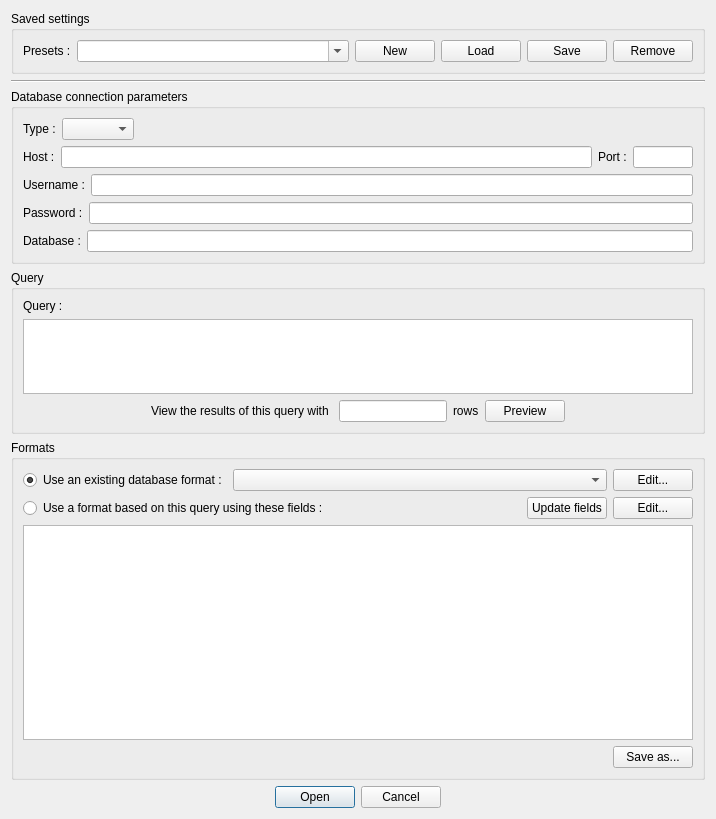
<?xml version="1.0" encoding="UTF-8"?>
<ui version="4.0">
 <class>DbParams</class>
 <widget class="QDialog" name="DbParams">
  <property name="geometry">
   <rect>
    <x>0</x>
    <y>0</y>
    <width>716</width>
    <height>819</height>
   </rect>
  </property>
  <property name="windowTitle">
   <string>Dialog</string>
  </property>
  <layout class="QVBoxLayout" name="verticalLayout">
   <item>
    <widget class="QGroupBox" name="groupBox">
     <property name="sizePolicy">
      <sizepolicy hsizetype="Preferred" vsizetype="Maximum">
       <horstretch>0</horstretch>
       <verstretch>0</verstretch>
      </sizepolicy>
     </property>
     <property name="title">
      <string>Saved settings</string>
     </property>
     <property name="flat">
      <bool>false</bool>
     </property>
     <property name="checkable">
      <bool>false</bool>
     </property>
     <layout class="QHBoxLayout" name="horizontalLayout_2">
      <item>
       <layout class="QHBoxLayout" name="horizontalLayout">
        <item>
         <widget class="QLabel" name="label">
          <property name="sizePolicy">
           <sizepolicy hsizetype="Maximum" vsizetype="Maximum">
            <horstretch>0</horstretch>
            <verstretch>0</verstretch>
           </sizepolicy>
          </property>
          <property name="text">
           <string>Presets :</string>
          </property>
         </widget>
        </item>
        <item>
         <widget class="QComboBox" name="_combo_preset">
          <property name="sizePolicy">
           <sizepolicy hsizetype="MinimumExpanding" vsizetype="Fixed">
            <horstretch>0</horstretch>
            <verstretch>0</verstretch>
           </sizepolicy>
          </property>
          <property name="editable">
           <bool>true</bool>
          </property>
         </widget>
        </item>
        <item>
         <widget class="QPushButton" name="_btn_new">
          <property name="sizePolicy">
           <sizepolicy hsizetype="Maximum" vsizetype="Fixed">
            <horstretch>0</horstretch>
            <verstretch>0</verstretch>
           </sizepolicy>
          </property>
          <property name="text">
           <string>New</string>
          </property>
         </widget>
        </item>
        <item>
         <widget class="QPushButton" name="_btn_load">
          <property name="text">
           <string>Load</string>
          </property>
         </widget>
        </item>
        <item>
         <widget class="QPushButton" name="_btn_save">
          <property name="sizePolicy">
           <sizepolicy hsizetype="Maximum" vsizetype="Fixed">
            <horstretch>0</horstretch>
            <verstretch>0</verstretch>
           </sizepolicy>
          </property>
          <property name="text">
           <string>Save</string>
          </property>
         </widget>
        </item>
        <item>
         <widget class="QPushButton" name="_btn_remove">
          <property name="text">
           <string>Remove</string>
          </property>
         </widget>
        </item>
       </layout>
      </item>
     </layout>
    </widget>
   </item>
   <item>
    <widget class="Line" name="line">
     <property name="orientation">
      <enum>Qt::Horizontal</enum>
     </property>
    </widget>
   </item>
   <item>
    <widget class="QGroupBox" name="groupBox_2">
     <property name="sizePolicy">
      <sizepolicy hsizetype="Minimum" vsizetype="Maximum">
       <horstretch>0</horstretch>
       <verstretch>0</verstretch>
      </sizepolicy>
     </property>
     <property name="title">
      <string>Database connection parameters</string>
     </property>
     <layout class="QVBoxLayout" name="verticalLayout_2">
      <item>
       <layout class="QHBoxLayout" name="horizontalLayout_11">
        <item>
         <widget class="QLabel" name="label_9">
          <property name="sizePolicy">
           <sizepolicy hsizetype="Maximum" vsizetype="Maximum">
            <horstretch>0</horstretch>
            <verstretch>0</verstretch>
           </sizepolicy>
          </property>
          <property name="text">
           <string>Type :</string>
          </property>
         </widget>
        </item>
        <item>
         <widget class="QComboBox" name="_combo_type">
          <property name="sizePolicy">
           <sizepolicy hsizetype="Maximum" vsizetype="Fixed">
            <horstretch>0</horstretch>
            <verstretch>0</verstretch>
           </sizepolicy>
          </property>
         </widget>
        </item>
        <item>
         <spacer name="horizontalSpacer_5">
          <property name="orientation">
           <enum>Qt::Horizontal</enum>
          </property>
          <property name="sizeHint" stdset="0">
           <size>
            <width>40</width>
            <height>20</height>
           </size>
          </property>
         </spacer>
        </item>
       </layout>
      </item>
      <item>
       <layout class="QHBoxLayout" name="horizontalLayout_3">
        <item>
         <widget class="QLabel" name="label_2">
          <property name="sizePolicy">
           <sizepolicy hsizetype="Maximum" vsizetype="Maximum">
            <horstretch>0</horstretch>
            <verstretch>0</verstretch>
           </sizepolicy>
          </property>
          <property name="text">
           <string>Host :</string>
          </property>
         </widget>
        </item>
        <item>
         <widget class="QLineEdit" name="_txt_host"/>
        </item>
        <item>
         <widget class="QLabel" name="label_3">
          <property name="sizePolicy">
           <sizepolicy hsizetype="Maximum" vsizetype="Maximum">
            <horstretch>0</horstretch>
            <verstretch>0</verstretch>
           </sizepolicy>
          </property>
          <property name="text">
           <string>Port :</string>
          </property>
         </widget>
        </item>
        <item>
         <widget class="QLineEdit" name="_txt_port">
          <property name="sizePolicy">
           <sizepolicy hsizetype="Maximum" vsizetype="Fixed">
            <horstretch>0</horstretch>
            <verstretch>0</verstretch>
           </sizepolicy>
          </property>
          <property name="maximumSize">
           <size>
            <width>60</width>
            <height>16777215</height>
           </size>
          </property>
         </widget>
        </item>
       </layout>
      </item>
      <item>
       <layout class="QHBoxLayout" name="horizontalLayout_4">
        <item>
         <widget class="QLabel" name="label_4">
          <property name="sizePolicy">
           <sizepolicy hsizetype="Maximum" vsizetype="Maximum">
            <horstretch>0</horstretch>
            <verstretch>0</verstretch>
           </sizepolicy>
          </property>
          <property name="text">
           <string>Username :</string>
          </property>
         </widget>
        </item>
        <item>
         <widget class="QLineEdit" name="_txt_user"/>
        </item>
       </layout>
      </item>
      <item>
       <layout class="QHBoxLayout" name="horizontalLayout_5">
        <item>
         <widget class="QLabel" name="label_5">
          <property name="sizePolicy">
           <sizepolicy hsizetype="Maximum" vsizetype="Maximum">
            <horstretch>0</horstretch>
            <verstretch>0</verstretch>
           </sizepolicy>
          </property>
          <property name="text">
           <string>Password :</string>
          </property>
         </widget>
        </item>
        <item>
         <widget class="QLineEdit" name="_txt_pwd">
          <property name="echoMode">
           <enum>QLineEdit::Password</enum>
          </property>
          <property name="placeholderText">
           <string notr="true"/>
          </property>
         </widget>
        </item>
       </layout>
      </item>
      <item>
       <layout class="QHBoxLayout" name="horizontalLayout_6">
        <item>
         <widget class="QLabel" name="label_10">
          <property name="text">
           <string>Database :</string>
          </property>
         </widget>
        </item>
        <item>
         <widget class="QLineEdit" name="_txt_dbname"/>
        </item>
       </layout>
      </item>
     </layout>
    </widget>
   </item>
   <item>
    <widget class="QGroupBox" name="groupBox_3">
     <property name="title">
      <string>Query</string>
     </property>
     <layout class="QVBoxLayout" name="verticalLayout_3">
      <item>
       <widget class="QLabel" name="label_6">
        <property name="sizePolicy">
         <sizepolicy hsizetype="Maximum" vsizetype="Maximum">
          <horstretch>0</horstretch>
          <verstretch>0</verstretch>
         </sizepolicy>
        </property>
        <property name="text">
         <string>Query :</string>
        </property>
       </widget>
      </item>
      <item>
       <widget class="QPlainTextEdit" name="_txt_query">
        <property name="sizePolicy">
         <sizepolicy hsizetype="Expanding" vsizetype="Fixed">
          <horstretch>0</horstretch>
          <verstretch>0</verstretch>
         </sizepolicy>
        </property>
        <property name="maximumSize">
         <size>
          <width>16777215</width>
          <height>75</height>
         </size>
        </property>
       </widget>
      </item>
      <item>
       <layout class="QHBoxLayout" name="horizontalLayout_7">
        <item>
         <spacer name="horizontalSpacer_2">
          <property name="orientation">
           <enum>Qt::Horizontal</enum>
          </property>
          <property name="sizeHint" stdset="0">
           <size>
            <width>40</width>
            <height>20</height>
           </size>
          </property>
         </spacer>
        </item>
        <item>
         <widget class="QLabel" name="label_8">
          <property name="sizePolicy">
           <sizepolicy hsizetype="Maximum" vsizetype="Maximum">
            <horstretch>0</horstretch>
            <verstretch>0</verstretch>
           </sizepolicy>
          </property>
          <property name="text">
           <string>View the results of this query with </string>
          </property>
         </widget>
        </item>
        <item>
         <widget class="QLineEdit" name="_txt_nrows">
          <property name="sizePolicy">
           <sizepolicy hsizetype="Maximum" vsizetype="Maximum">
            <horstretch>0</horstretch>
            <verstretch>0</verstretch>
           </sizepolicy>
          </property>
         </widget>
        </item>
        <item>
         <widget class="QLabel" name="label_7">
          <property name="sizePolicy">
           <sizepolicy hsizetype="Maximum" vsizetype="Maximum">
            <horstretch>0</horstretch>
            <verstretch>0</verstretch>
           </sizepolicy>
          </property>
          <property name="text">
           <string>rows</string>
          </property>
         </widget>
        </item>
        <item>
         <widget class="QPushButton" name="_btn_query_preview">
          <property name="sizePolicy">
           <sizepolicy hsizetype="Maximum" vsizetype="Maximum">
            <horstretch>0</horstretch>
            <verstretch>0</verstretch>
           </sizepolicy>
          </property>
          <property name="text">
           <string>Preview</string>
          </property>
         </widget>
        </item>
        <item>
         <spacer name="horizontalSpacer">
          <property name="orientation">
           <enum>Qt::Horizontal</enum>
          </property>
          <property name="sizeHint" stdset="0">
           <size>
            <width>40</width>
            <height>20</height>
           </size>
          </property>
         </spacer>
        </item>
       </layout>
      </item>
     </layout>
    </widget>
   </item>
   <item>
    <widget class="QGroupBox" name="groupBox_4">
     <property name="title">
      <string>Formats</string>
     </property>
     <layout class="QVBoxLayout" name="verticalLayout_4">
      <item>
       <layout class="QHBoxLayout" name="horizontalLayout_8">
        <item>
         <widget class="QRadioButton" name="_radio_use_existing">
          <property name="sizePolicy">
           <sizepolicy hsizetype="Maximum" vsizetype="Maximum">
            <horstretch>0</horstretch>
            <verstretch>0</verstretch>
           </sizepolicy>
          </property>
          <property name="text">
           <string>Use an existing database format :</string>
          </property>
          <property name="checked">
           <bool>true</bool>
          </property>
         </widget>
        </item>
        <item>
         <widget class="QComboBox" name="_combo_formats"/>
        </item>
        <item>
         <widget class="QPushButton" name="_btn_edit_existing">
          <property name="sizePolicy">
           <sizepolicy hsizetype="Maximum" vsizetype="Maximum">
            <horstretch>0</horstretch>
            <verstretch>0</verstretch>
           </sizepolicy>
          </property>
          <property name="text">
           <string>Edit...</string>
          </property>
         </widget>
        </item>
       </layout>
      </item>
      <item>
       <layout class="QHBoxLayout" name="horizontalLayout_10">
        <item>
         <widget class="QRadioButton" name="_radio_new_format">
          <property name="text">
           <string>Use a format based on this query using these fields :</string>
          </property>
         </widget>
        </item>
        <item>
         <widget class="QPushButton" name="_btn_update_fields">
          <property name="sizePolicy">
           <sizepolicy hsizetype="Maximum" vsizetype="Maximum">
            <horstretch>0</horstretch>
            <verstretch>0</verstretch>
           </sizepolicy>
          </property>
          <property name="text">
           <string>Update fields</string>
          </property>
         </widget>
        </item>
        <item>
         <widget class="QPushButton" name="_btn_edit_new">
          <property name="sizePolicy">
           <sizepolicy hsizetype="Maximum" vsizetype="Fixed">
            <horstretch>0</horstretch>
            <verstretch>0</verstretch>
           </sizepolicy>
          </property>
          <property name="text">
           <string>Edit...</string>
          </property>
         </widget>
        </item>
       </layout>
      </item>
      <item>
       <widget class="QTableWidget" name="_table_fields">
        <property name="sizePolicy">
         <sizepolicy hsizetype="Expanding" vsizetype="Expanding">
          <horstretch>0</horstretch>
          <verstretch>0</verstretch>
         </sizepolicy>
        </property>
        <property name="editTriggers">
         <set>QAbstractItemView::NoEditTriggers</set>
        </property>
        <property name="dragDropOverwriteMode">
         <bool>false</bool>
        </property>
       </widget>
      </item>
      <item>
       <layout class="QHBoxLayout" name="horizontalLayout_9">
        <item>
         <spacer name="horizontalSpacer_3">
          <property name="orientation">
           <enum>Qt::Horizontal</enum>
          </property>
          <property name="sizeHint" stdset="0">
           <size>
            <width>40</width>
            <height>20</height>
           </size>
          </property>
         </spacer>
        </item>
        <item>
         <widget class="QPushButton" name="_btn_saveas">
          <property name="text">
           <string>Save as...</string>
          </property>
         </widget>
        </item>
       </layout>
      </item>
     </layout>
    </widget>
   </item>
   <item>
    <widget class="QDialogButtonBox" name="buttonBox">
     <property name="orientation">
      <enum>Qt::Horizontal</enum>
     </property>
     <property name="standardButtons">
      <set>QDialogButtonBox::Cancel|QDialogButtonBox::Open</set>
     </property>
     <property name="centerButtons">
      <bool>true</bool>
     </property>
    </widget>
   </item>
  </layout>
 </widget>
 <resources/>
 <connections>
  <connection>
   <sender>buttonBox</sender>
   <signal>accepted()</signal>
   <receiver>DbParams</receiver>
   <slot>accept()</slot>
   <hints>
    <hint type="sourcelabel">
     <x>248</x>
     <y>254</y>
    </hint>
    <hint type="destinationlabel">
     <x>157</x>
     <y>274</y>
    </hint>
   </hints>
  </connection>
  <connection>
   <sender>buttonBox</sender>
   <signal>rejected()</signal>
   <receiver>DbParams</receiver>
   <slot>reject()</slot>
   <hints>
    <hint type="sourcelabel">
     <x>316</x>
     <y>260</y>
    </hint>
    <hint type="destinationlabel">
     <x>286</x>
     <y>274</y>
    </hint>
   </hints>
  </connection>
 </connections>
</ui>
